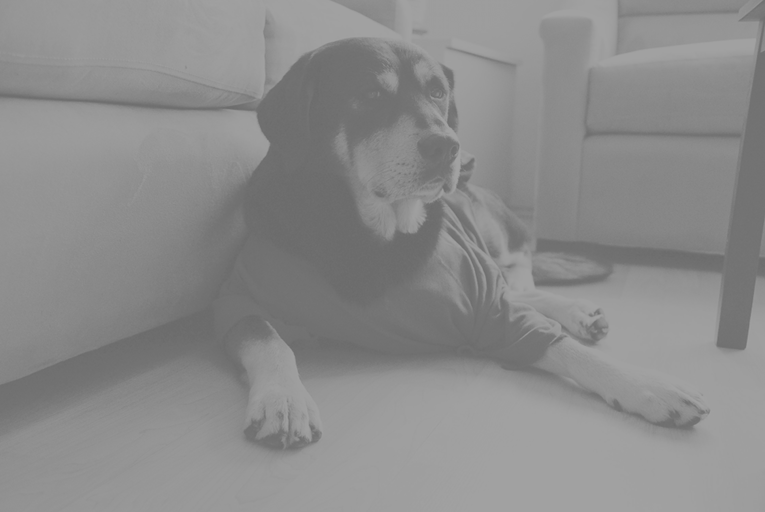
#> input picture Practicas/PracticasOLD/P4/p4.png, 765 x 512 px
$ jupyter execute 'Práctica 4 Ejercicio 2.ipynb'
#> lines starting #> are read from the running program, lines starting #| are printed output that depends on the picture
**2. Crear un programa en OpenCV que permita llevar a cabo operaciones de convolución de una imagen en tonos de gris, empleando una matriz cuadrada de números en coma flotante, de tamaño variable. Dicha matriz tendrá un tamaño arbitrario y se especificará como una lista de listas de la siguiente forma:**

```python
convolucion = [[-1.0,0.0,1.0],[-1.0,0.0,1.0],[-1.0,0.0,1.0]]
```

**El propio programa será encargado de normalizar el resultado para que se encuentre en el rango 0-255, y de visualizar tanto la imagen original como la imagen convolucionada. Indique en los comentarios del programa la estrategia empleada en el proceso de normalización.**

_Figura 1. Operación de convolucion_

**Nota: Si para calcular la convolución, se accede a un pixel que esta fuera de la imagen, se considerará que ese pixel tiene valor 0**

_Figura 2. Resultado de aplicar la matriz de convolución_

[cell 1]
import numpy as np
import cv2, sys

nombreImagen ="p4.png"
nombreImagenResultante = "p4convolucion.png"

#cargamos la imagen
imagen = cv2.imread(nombreImagen, cv2.IMREAD_GRAYSCALE)
#> imagen is the input picture: shape (512, 765); min 107, max 161, mean 139.3

if (imagen is None):
    print("Error al cargar la imagen")
    sys.exit()

#calculamos las dimensiones
dimensiones=imagen.shape
#> dimensiones = (512, 765)
alto = dimensiones[0]
#> alto = 512
ancho = dimensiones[1]
#> ancho = 765

tamConvolucion = 3
convolucion = [[-1.0,0.0,1.0],[-1.0,0.0,1.0],[-1.0,0.0,1.0]]

#rotamos 180º la matriz de convolución
filtro = np.flip(np.flip(convolucion, 1), 0)


#####################################
#########   CONVOLUCION   ###########
#####################################

# Calculo el margen a añadir a la imagen original
margen = int(tamConvolucion/2)

# Creo una imagen con un margen de 0s a su alrededor
imagenMod = np.zeros((alto + margen*2, ancho + margen*2))
imagenMod[int(margen):int(-1 * margen), int(margen):int(-1 * margen)] = imagen

# Genero la imagen resultante vacia
imagenResultante = np.zeros((alto, ancho))

# Calculo la suma de la matriz nucleo
sumaFiltro = 0
for i in range(tamConvolucion):
    for j in range(tamConvolucion):
        sumaFiltro += filtro[i][j]

# Si es 0, la pongo a 1 para no dividir entre 0
if (sumaFiltro == 0):
    sumaFiltro = 1.0

# Iteramos sobre la imagen y aplicamos la formula de la convolucion sobre cada pixel
for j in range(ancho):
    for i in range(alto):
        # En esta linea ocurre la magia
        imagenResultante[i, j] = ((filtro * imagenMod[i: i + tamConvolucion, j: j + tamConvolucion]).sum() / sumaFiltro)
        # Si el valor es menor a 0 o mayor a 255 se reajusta
        if (imagenResultante[i][j] < 0):
            imagenResultante[i][j] = 0.0
        if (imagenResultante[i][j] > 255):
            imagenResultante[i][j] = 255.0
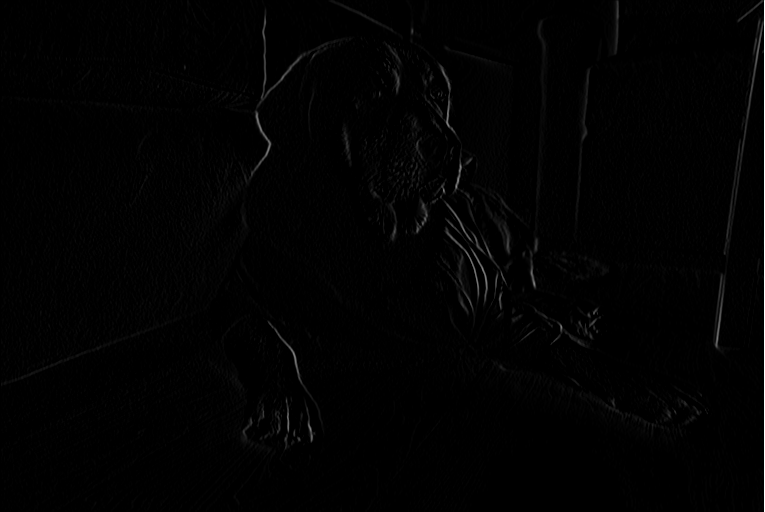
#> imagenResultante: shape (512, 765) float64; min 0, max 255, mean 2.1

print (imagenResultante)
#> (printed output is left out)

#####################################
#########   NORMALIZAR   ############
#####################################

# Valor Max y Min Intensidad Imagen
maxI = np.max(imagenResultante)
#> maxI = 255
minI = np.min(imagenResultante)
#> minI = 0
# Variacion de Intensidad Imagen
k = (maxI-minI)
#> k = 255

# Creamos una imagen vacia
img = np.zeros((alto, ancho), np.uint8)

# Multiplicamos cada pixel por la constante obtenida
for i in range(alto):
    for j in range(ancho):
        img[i][j] = (imagenResultante[i][j]-minI)*(255/k)

#Se muestran las imagenes
cv2.imshow("Imagen Original", imagen)
cv2.imshow("Imagen Convolucionada", img)

#Se guarda la nueva imagen en un archivo
cv2.imwrite(nombreImagenResultante , imagenResultante)

#Se finaliza la ejecucion
cv2.waitKey(0)
cv2.destroyAllWindows()
